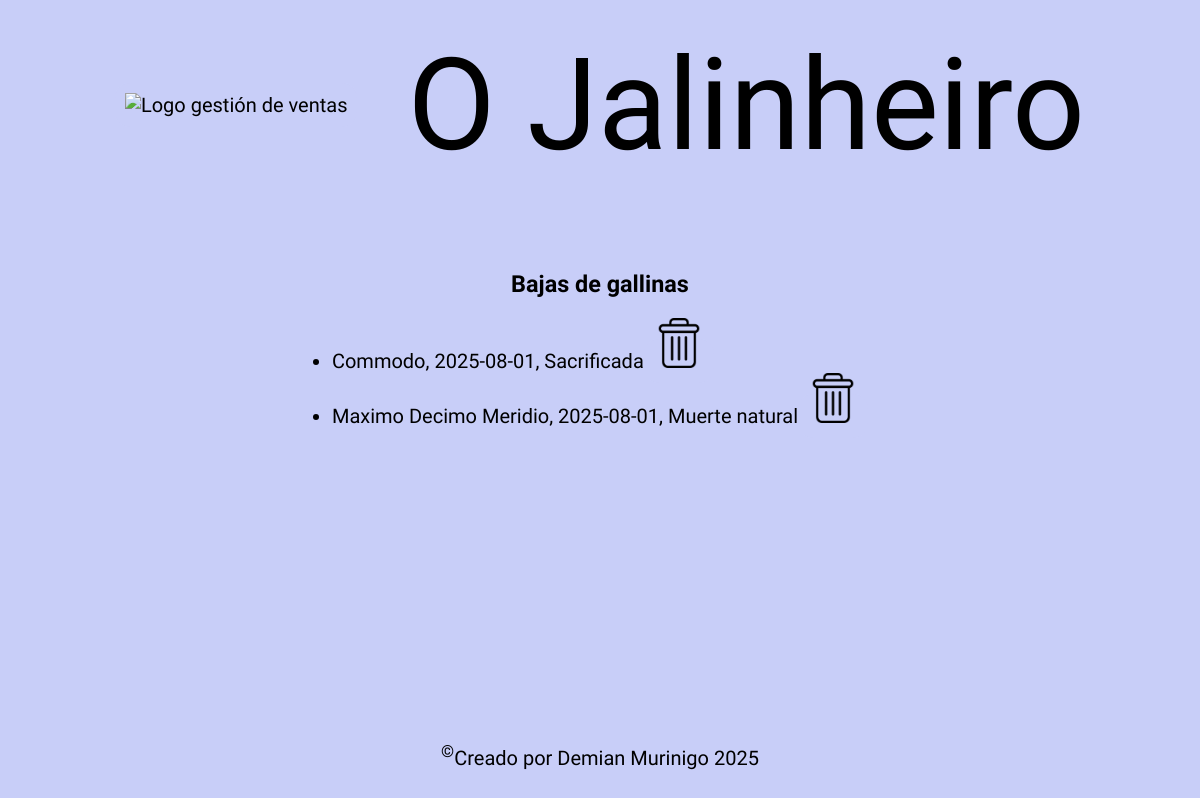
Page /bajas.php on the committed database.
### tables this page shows
CREATE TABLE baja(
    id_gallina INT PRIMARY KEY,
    fecha DATE NOT NULL,
    causa VARCHAR(50) NOT NULL,
    FOREIGN KEY(id_gallina) REFERENCES gallina(id)
);

CREATE TABLE gallina(
    id INT AUTO_INCREMENT PRIMARY KEY,
    nombre VARCHAR(200) NOT NULL,
    fecha_nacimiento DATE,
    fecha_alta DATE NOT NULL,
    nombre_raza VARCHAR(200) NOT NULL,
    FOREIGN KEY(nombre_raza) REFERENCES raza(nombre)
);

### model/baja_model.php (called while the page is built, shortened)
<?php
function mostrarBajas()
{
    include("include/db_connection.php");
    $datos = [];
    $sql = "SELECT * FROM baja JOIN gallina ON baja.id_gallina=gallina.id";
    $result = mysqli_query($db, $sql);
    while ($fila = mysqli_fetch_assoc($result)) {
        $datos[] = $fila;
    }
    return $datos;
}

### bajas.php (the view, shortened to what this page needs)
<!DOCTYPE html>
<html lang="es">
<head>
    <link rel="stylesheet" href="css/style_index.css">
</head>
<body>
    <?php include('./include/cabecera.php'); ?>
    <main>
        <div class="pure">
            <div class="raza">
                <h3>Bajas de gallinas</h3>
                <div>
                    <?php
                    include_once("model/baja_model.php");
                    $bajas = mostrarBajas();
                    foreach ($bajas as $baja) {
                    ?>
                        <ul>
                            <li><?php echo $baja['nombre'], ', ', $baja['fecha'], ', ', $baja['causa'] ?><a href="controller/muerte_eliminar.php?id=<?php echo $baja['id'] ?>"><img id="muerte" src="./img/eliminar.png" alt="gallina al horno"></a></li>
                        </ul>
                    <?php
                    }
                    ?>
                </div>
            </div>
        </div>
    </main>
    <?php include('./include/pie.php'); ?>
</body>
</html>

### css/style_index.css (style rules this page uses)
* { margin: 0; padding: 0; box-sizing: border-box; }
body { background-color: #c8cef8; font-family: "Averia Sans Libre", sans-serif; font-weight: 300; padding: 30px; font-size: 20px; min-height: 100vh; display: flex; flex-direction: column; gap: 40px; }
main { flex-grow: 1; display: flex; flex-direction: row; }
.raza { width: 100%; padding-top: 50px; display: flex; flex-direction: column; align-items: center; gap: 20px; }
h3,a { text-decoration: none; color: black; text-align: center; }
#muerte, #muerte2 { width: 50px; }
.pure { flex-grow: 1; display: flex; flex-direction: row; flex-wrap: wrap; justify-content: space-around; gap: 30px; }
a { border-radius: 15px; padding: 10px; background-color: #c8cef8; }

### rows in the picture
baja: id_gallina.nombre "Commodo", fecha "2025-08-01", causa "Sacrificada"
baja: id_gallina.nombre "Maximo Decimo Meridio", fecha "2025-08-01", causa "Muerte natural"
